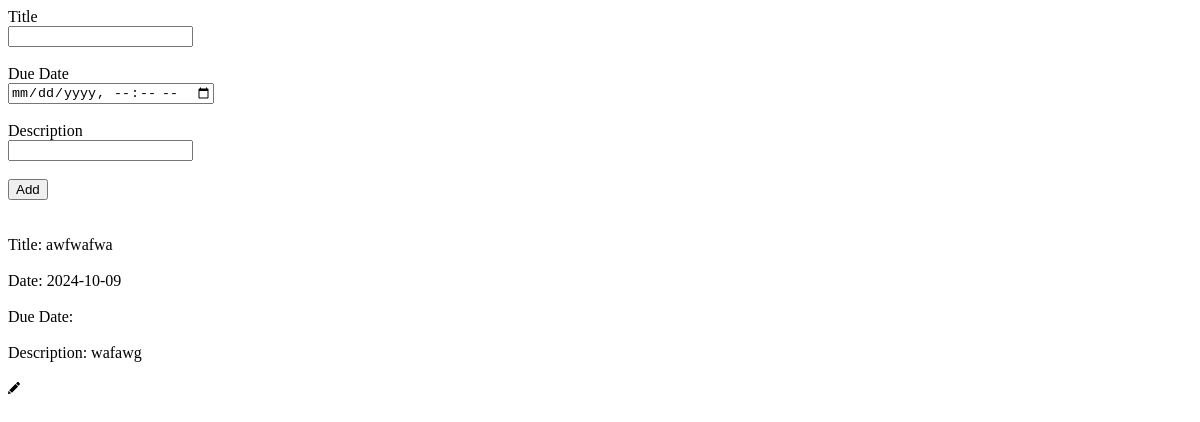
Before: / with the older database file.
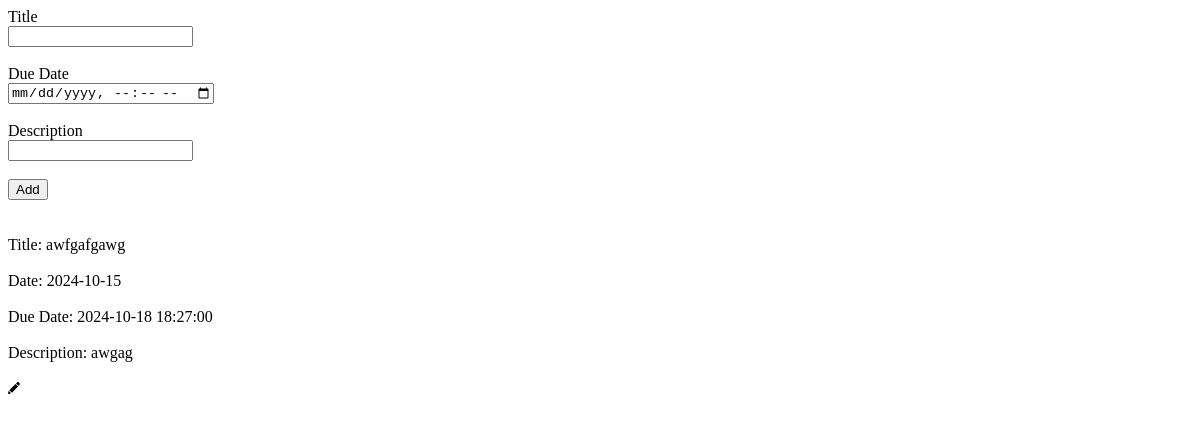
After: the same page with the newer database file.
### tables this page shows
CREATE TABLE `tasks` (
  `ID` int NOT NULL,
  `title` varchar(20) NOT NULL,
  `date` date NOT NULL,
  `ddate` datetime NOT NULL,
  `description` text NOT NULL
);

### index.php (the view, shortened to what this page needs)
<!doctype html>
<html lang="en">
<head>
    <link rel="stylesheet" href="style.css">
</head>
<body>
<form action="<?php echo htmlspecialchars($_SERVER["PHP_SELF"]); ?>" method="POST">
<label for="title">Title</label><br>
<input type="text" id="title" name="title"><br><br>
<label for="ddate">Due Date</label><br>
<input type="datetime-local" id="ddate" name="ddate"><br><br>
<label for="description">Description</label><br>
<input type="description" id="description" name="description"><br><br>
<input type="submit" name="add" id="add" value="Add"><br><br><br>
</form>
</body>
</html>
<?php
  include_once "connection.php";
$conn = new mysqli($servername, $username, $password, $dbname);
$sql = "SELECT * FROM tasks";
$result = $conn->query($sql);
if ($result->num_rows > 0) {
    while($row = $result->fetch_assoc()) {
        $id = $row["ID"];
        echo "Title:  " . $row["title"]. "<br><br>";
        echo "Date:  " . $row["date"]. "<br><br>";
        echo "Due Date:  " . $row["ddate"]. "<br><br>";
        echo  "Description:  " . $row["description"]. "<br> <br>";
        echo "<a href=update.php?id=$id><img src='pencil.svg' alt='Edit'></a>";
    }
} else {
    echo "0 results";
}
?>

Changed rows visible on the page:
removed tasks: title "awfwafwa", date "2024-10-09", description "wafawg"
added tasks: title "awfgafgawg", date "2024-10-15", ddate "2024-10-18 18:27:00", description "awgag"
